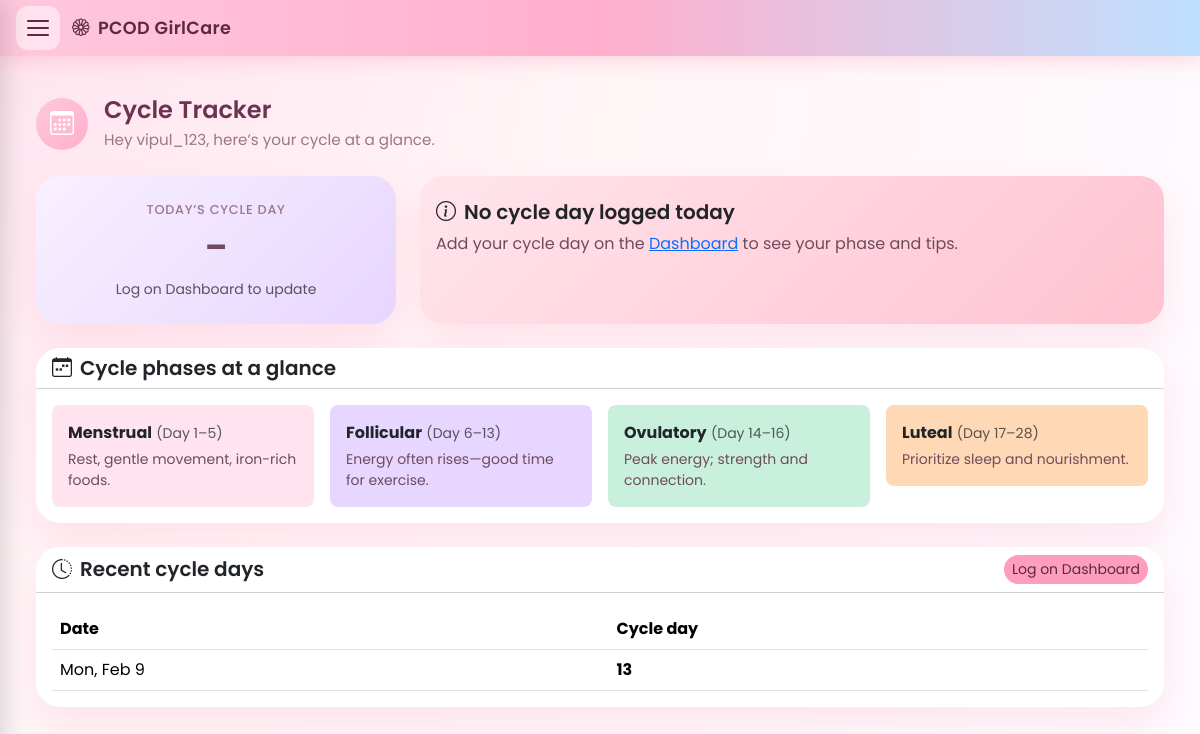
Page /cycle-tracker/ (signed in) on the earlier database version.
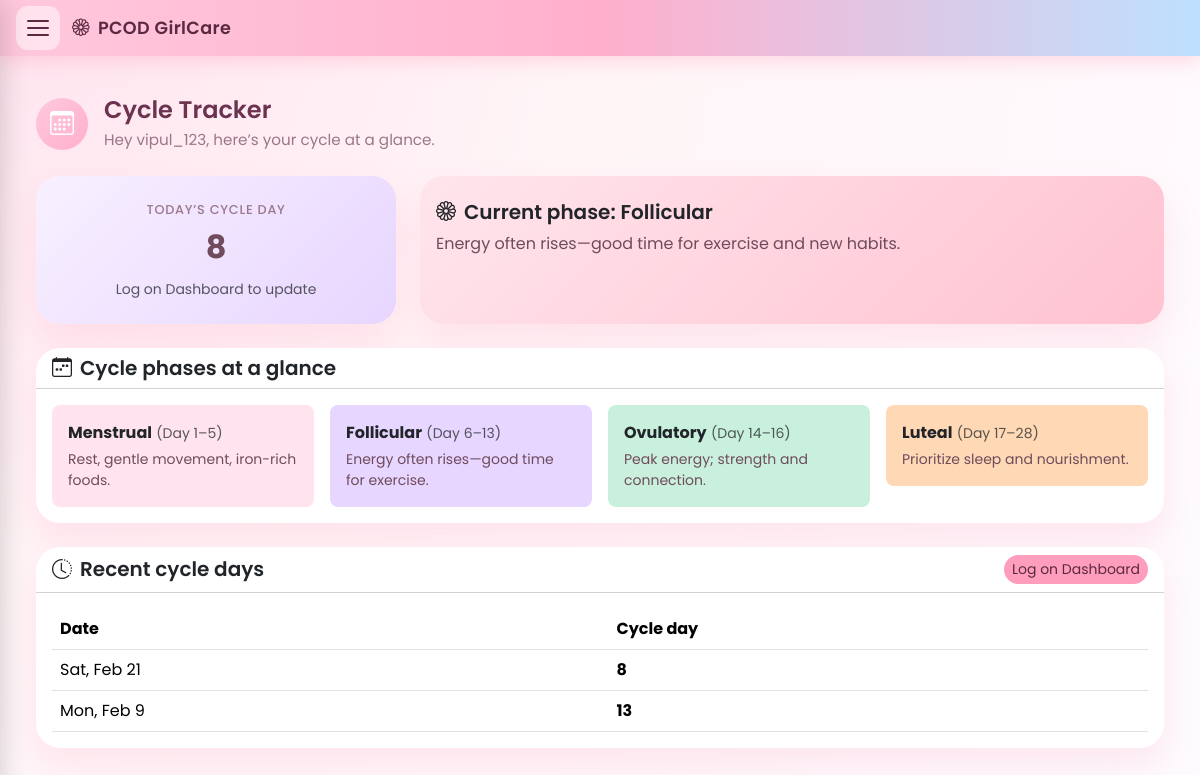
Same page on the later database version.
### tracker/models.py (models this page shows, shortened)
class DailyLog(models.Model):
    user = models.ForeignKey(
        settings.AUTH_USER_MODEL,
        on_delete=models.CASCADE,
        related_name='daily_logs',
    )
    date = models.DateField(db_index=True)
    cycle_day = models.PositiveSmallIntegerField(null=True, blank=True)
    steps = models.PositiveIntegerField(null=True, blank=True, default=0)
    water_glasses = models.PositiveSmallIntegerField(null=True, blank=True, default=0)
    wellness_score = models.PositiveSmallIntegerField(null=True, blank=True)  # 0–100
    acne_level = models.PositiveSmallIntegerField(null=True, blank=True)
    fatigue_level = models.PositiveSmallIntegerField(null=True, blank=True)
    bloating_level = models.PositiveSmallIntegerField(null=True, blank=True)
    sleep_quality = models.PositiveSmallIntegerField(null=True, blank=True)
    weight_kg = models.DecimalField(max_digits=5, decimal_places=2, null=True, blank=True)
    mood = models.PositiveSmallIntegerField(null=True, blank=True)  # 1–10
    class Meta:
        constraints = [
            models.UniqueConstraint(fields=['user', 'date'], name='unique_user_date'),
        ]
        ordering = ['-date']

### tracker/views.py (the view)
# urls.py: path('cycle-tracker/', views.cycle_tracker, name='cycle_tracker'),
@login_required
def cycle_tracker(request):
    user = request.user
    today = timezone.localdate()
    today_log = DailyLog.objects.filter(user=user, date=today).first()
    cycle_day = today_log.cycle_day if today_log else None
    recent = (
        DailyLog.objects.filter(user=user, cycle_day__isnull=False)
        .exclude(cycle_day=0)
        .order_by('-date')[:30]
    )
    phase = None
    if cycle_day is not None and cycle_day > 0:
        if cycle_day <= 5:
            phase = ('Menstrual', 'Rest, gentle movement, iron-rich foods.')
        elif cycle_day <= 13:
            phase = ('Follicular', 'Energy often rises—good time for exercise and new habits.')
        elif cycle_day <= 16:
            phase = ('Ovulatory', 'Peak energy; focus on strength and social connection.')
        else:
            phase = ('Luteal', 'Listen to your body; prioritize sleep and nourishment.')
    context = {
        'username': user.username,
        'cycle_day': cycle_day,
        'phase': phase,
        'recent_logs': recent,
        'today_log': today_log,
    }
    return render(request, 'tracker/cycle_tracker.html', context)

### tracker/templates/tracker/cycle_tracker.html (shortened to what the changed rows need)
{% extends 'tracker/base_nav.html' %}
{% load static %}
{% block extra_css %}<link rel="stylesheet" href="{% static 'tracker/css/dashboard.css' %}"><link rel="stylesheet" href="{% static 'tracker/css/app-pages.css' %}">{% endblock %}
{% block content %}
<div class="container-fluid py-3 app-page">
    <div class="row mb-4">
        <div class="col">
            <div class="d-flex align-items-center gap-3">
                <div>
                    <h2 class="page-title">Cycle Tracker</h2>
                </div>
            </div>
        </div>
    </div>
    <div class="row g-4 mb-4">
        <div class="col-md-6 col-lg-4">
            <div class="card h-100" style="background:linear-gradient(135deg,#f8f0ff,#e7d6ff);">
                <div class="card-body text-center py-4">
                    <div class="metric-label mb-1">Today’s cycle day</div>
                    <div class="cycle-day-value">{{ cycle_day|default:"–" }}</div>
                    <p class="small text-muted mb-0 mt-2">Log on Dashboard to update</p>
                </div>
            </div>
        </div>
        {% if phase %}
        <div class="col-md-6 col-lg-8">
            <div class="card h-100" style="background:linear-gradient(135deg,#ffe5ec,#ffc2d1);">
                <div class="card-body py-4">
                    <h5 class="fw-semibold mb-2"><i class="bi bi-flower1 me-2"></i>Current phase: {{ phase.0 }}</h5>
                    <p class="mb-0">{{ phase.1 }}</p>
                </div>
            </div>
        </div>
        {% else %}
        <div class="col-md-6 col-lg-8">
            <div class="card h-100" style="background:linear-gradient(135deg,#ffe5ec,#ffc2d1);">
                <div class="card-body py-4">
                    <h5 class="fw-semibold mb-2"><i class="bi bi-info-circle me-2"></i>No cycle day logged today</h5>
                    <p class="mb-0">Add your cycle day on the <a href="{% url 'tracker:dashboard' %}">Dashboard</a> to see your phase and tips.</p>
                </div>
            </div>
        </div>
        {% endif %}
    </div>
    <div class="row g-4">
        <div class="col-12">
            <div class="card">
                <div class="card-body">
                    {% if recent_logs %}
                    <div class="table-responsive">
                        <table class="table table-hover align-middle mb-0">
                            <thead><tr><th>Date</th><th>Cycle day</th></tr></thead>
                            <tbody>
                                {% for log in recent_logs %}
                                <tr><td>{{ log.date|date:"D, M j" }}</td><td><strong>{{ log.cycle_day }}</strong></td></tr>
                                {% endfor %}
                            </tbody>
                        </table>
                    </div>
                    {% else %}
                    <p class="text-muted mb-0">No cycle days logged yet. Start tracking on your <a href="{% url 'tracker:dashboard' %}">Dashboard</a>.</p>
                    {% endif %}
                </div>
            </div>
        </div>
    </div>
</div>
{% endblock %}

Differences in the rows shown:
added DailyLog: date "Sat, Feb 21", cycle_day "8"
Other differences:
{{ phase.0 }}: (not shown) → "Follicular"
{{ phase.1 }}: (not shown) → "Energy often rises—good time for exercise and new habits."
text no longer shown: "No cycle day logged today Add your cycle day on the Dashboard to see your phase and tips."
text now shown: "Current phase:"
